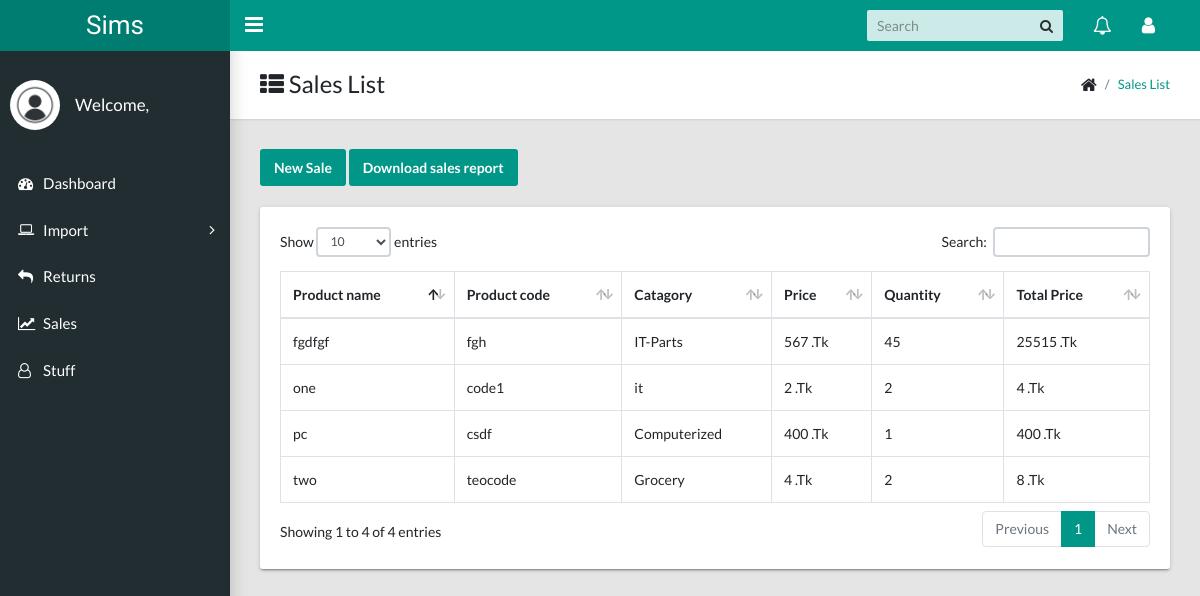
The page /sales-products/ on the database its author committed.
### account/models.py (models this page shows, shortened)
class salesAdd(models.Model):
    name = models.CharField(max_length=25)
    code = models.CharField(max_length=25)
    category = models.CharField(max_length=25)
    price = models.IntegerField()
    qnt = models.IntegerField()
    def totalsale(self):
        return self.price * self.qnt

### account/views.py (the view)
# urls.py: path('sales-products/', views.sales_set, name = 'sale' ),
def sales_set(request):
    dataset = salesAdd.objects.all()
    countsale = dataset.count()
    context = {
        'saledata': dataset,
        'salecount' : countsale
    }
    return  render(request, 'sales.html',context)

### templates/sales.html (shortened to what this page needs)
<!DOCTYPE html>
{% load static %}
<html lang="en">
  <head>
    <link rel="stylesheet" type="text/css" href="{% static 'css/main.css' %}">
    <link rel="stylesheet" type="text/css" href="https://maxcdn.bootstrapcdn.com/font-awesome/4.7.0/css/font-awesome.min.css">
  </head>
  <body class="app sidebar-mini">
    <header class="app-header"><a class="app-header__logo" href="#">Sims</a>
      <a class="app-sidebar__toggle" href="#" data-toggle="sidebar" aria-label="Hide Sidebar"></a>
      <ul class="app-nav">
        <li class="app-search">
          <input class="app-search__input" type="search" placeholder="Search">
          <button class="app-search__button"><i class="fa fa-search"></i></button>
        </li>
        <li class="dropdown"><a class="app-nav__item" href="#" data-toggle="dropdown" aria-label="Show notifications"><i class="fa fa-bell-o fa-lg"></i></a>
        </li>
        <li class="dropdown"><a class="app-nav__item" href="#" data-toggle="dropdown" aria-label="Open Profile Menu"><i class="fa fa-user fa-lg"></i></a>
        </li>
      </ul>
    </header>
    <aside class="app-sidebar">
      <div class="app-sidebar__user"><img class="app-sidebar__user-avatar img-fluid" src="{% static 'images/avatar.jpg' %}" alt="User Image" >
        <div>
          <p class="app-sidebar__user-name">Welcome,</p>
        </div>
      </div>
      <ul class="app-menu">
        <li><a class="app-menu__item" href="{% url 'account:home' %}"><i class="app-menu__icon fa fa-dashboard"></i><span class="app-menu__label">Dashboard</span></a></li>
        <li class="treeview"><a class="app-menu__item" href="#" data-toggle="treeview"><i class="app-menu__icon fa fa-laptop"></i><span class="app-menu__label">Import</span><i class="treeview-indicator fa fa-angle-right"></i></a>
        </li>
        <li><a class="app-menu__item" href="{% url 'account:return' %}"><i class="app-menu__icon fa fa-reply" aria-hidden="true"></i><span class="app-menu__label">Returns</span></a></li>
        <li><a class="app-menu__item" href="{% url 'account:sale' %}"><i class="app-menu__icon fa fa-line-chart" aria-hidden="true"></i><span class="app-menu__label">Sales</span></a></li>
        <li><a class="app-menu__item" href="{% url 'account:my_user' %}"><i class="app-menu__icon fa fa-user-o" aria-hidden="true"></i><span class="app-menu__label">Stuff</span></a></li>
      </ul>
    </aside>
    <main class="app-content">
      <div class="app-title">
        <div>
          <h1><i class="fa fa-th-list"></i> Sales List</h1>
        </div>
        <ul class="app-breadcrumb breadcrumb side">
          <li class="breadcrumb-item"><i class="fa fa-home fa-lg"></i></li>
          <li class="breadcrumb-item active"><a href="#">Sales List</a></li>
        </ul>
      </div>
      <a href="{% url 'account:addsale' %}"><button class="btn btn-primary">New Sale</button></a>
      <a href="#"><button class="btn btn-primary" onclick="exportData()">Download sales report</button></a>
      <br><br>
      <div class="row">
        <div class="col-md-12">
          <div class="tile">
            <div class="tile-body">
              <div class="table-responsive">
                <table class="table table-hover table-bordered" id="sampleTable">
                  <thead>
                    <tr>
                      <th>Product name</th>
                      <th>Product code</th>
                      <th>Catagory</th>
                      <th>Price</th>
                      <th>Quantity</th>
                      <th>Total Price</th>
                    </tr>
                  </thead>
                  <tbody>
                  {% for data in saledata %}
                    <tr>
                      <td>{{ data.name }}</td>
                      <td>{{ data.code }}</td>
                      <td>{{ data.category }}</td>
                      <td>{{ data.price }} .Tk</td>
                      <td>{{ data.qnt }}</td>
                      <td>{{ data.totalsale }} .Tk</td>
                    </tr>
                   {% endfor %}
                  </tbody>
                </table>
              </div>
            </div>
          </div>
        </div>
      </div>
    </main>
  </body>
</html>

### rows shown on the page
salesAdd: name "one", code "code1", category "it", price "2", qnt "2", totalsale "4"
salesAdd: name "two", code "teocode", category "Grocery", price "4", qnt "2", totalsale "8"
salesAdd: name "pc", code "csdf", category "Computerized", price "400", qnt "1", totalsale "400"
salesAdd: name "fgdfgf", code "fgh", category "IT-Parts", price "567", qnt "45", totalsale "25515"
